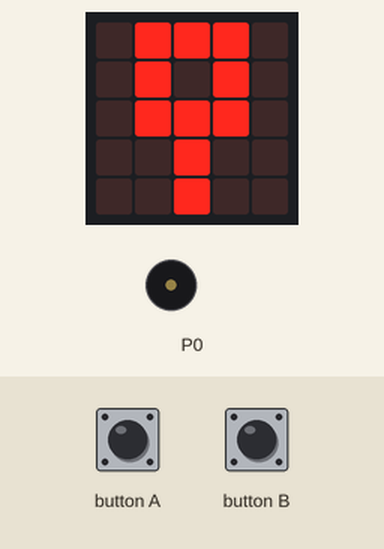
Recording of a program running on a simulated BBC micro:bit (MakeCode). On the bench: the board's 5×5 LED display, buzzer (waves = sounding). The test bench sets the inputs (shaded band).

Above: at 1.6 s.
1.7 s: button A pressed for 0.15 s
At 2.2 s:
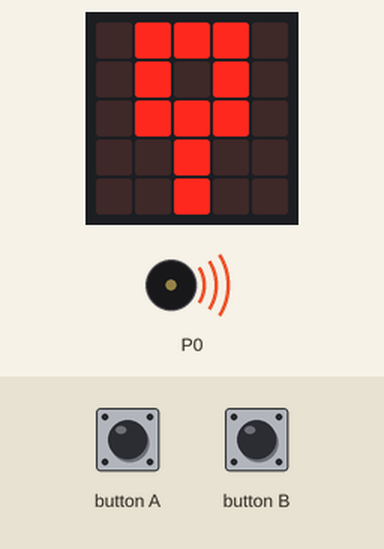
Timing chart, 0 to 8.4 s (numbered marks = the images above; inputs shaded):
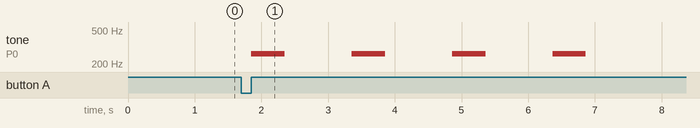

The program:

main.ts
```typescript
input.onButtonPressed(Button.A, function () {
    for (let index = 0; index < 4; index++) {
        music.playTone(262, music.beat(BeatFraction.Whole))
        basic.pause(1000)
    }
})
input.onButtonPressed(Button.B, function () {
    for (let index = 0; index < 4; index++) {
        music.playTone(262, music.beat(BeatFraction.Whole))
        basic.pause(500)
    }
})
basic.showLeds(`
    . # # # .
    . # . # .
    . # # # .
    . . # . .
    . . # . .
    `)
basic.forever(function () {

})
```

test.ts
```typescript
// Hier kann man Tests durchführen; diese Datei wird nicht kompiliert, wenn dieses Paket als Erweiterung verwendet wird.
```

Measured:
- after the input at 1.7 s, tone on P0: alternates 262 Hz for 0.50 s and silent for 1.0 s, 8 changes in all, then stays silent, starting after 0.15 s
